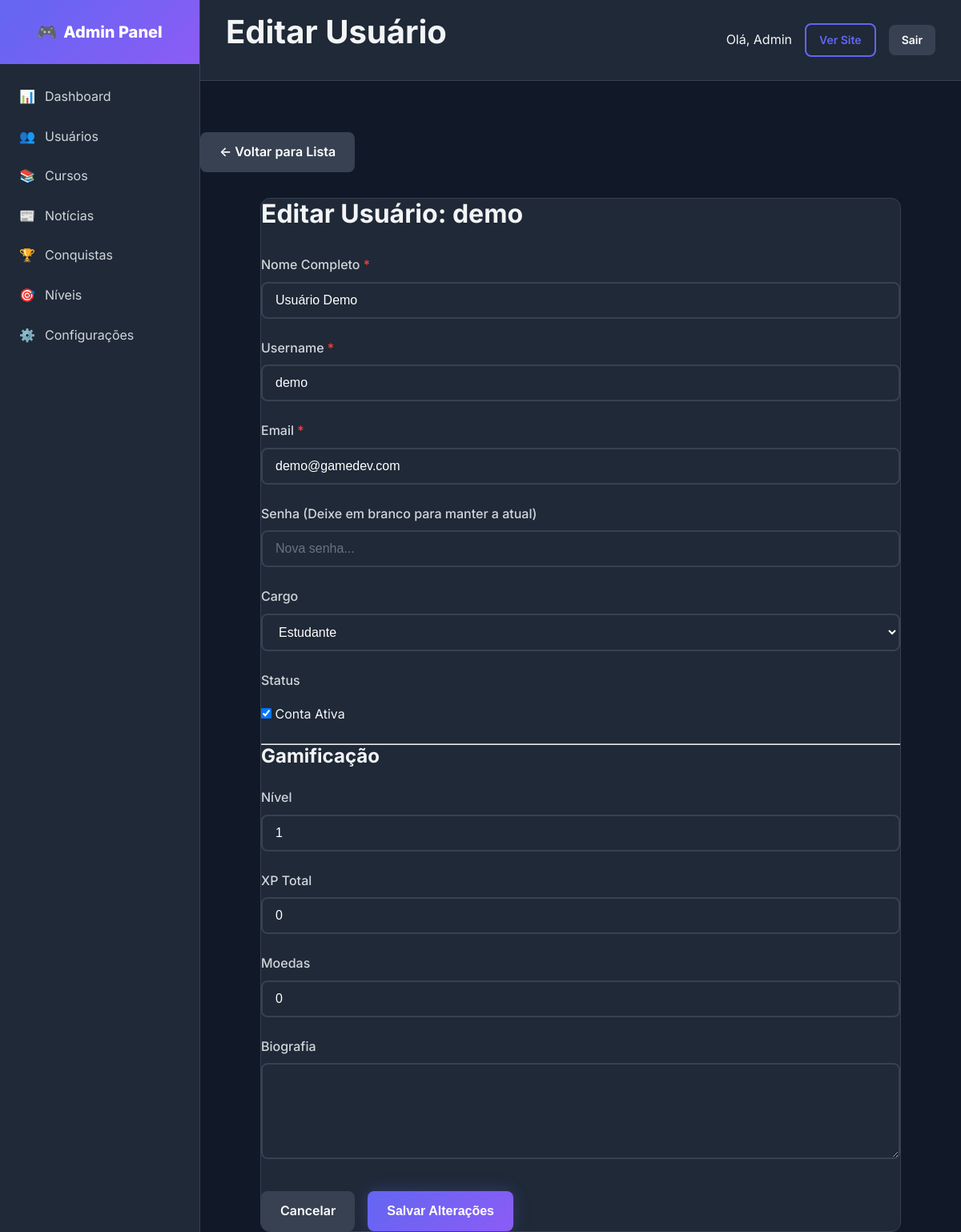
Screenshot of /admin/users/user-edit.php?id=2 (signed in) with the database file from the repository.
### tables this page shows
CREATE TABLE `users` (
    `id`                        INT UNSIGNED       NOT NULL AUTO_INCREMENT,
    `name`                      VARCHAR(100)       NOT NULL                          COMMENT 'Nome de exibição',
    `full_name`                 VARCHAR(200)       DEFAULT NULL                      COMMENT 'Nome completo',
    `first_name`                VARCHAR(100)       DEFAULT NULL                      COMMENT 'Primeiro nome',
    `last_name`                 VARCHAR(100)       DEFAULT NULL                      COMMENT 'Sobrenome',
    `username`                  VARCHAR(50)        NOT NULL                          COMMENT 'Username único',
    `email`                     VARCHAR(150)       NOT NULL                          COMMENT 'Email único para login',
    `password`                  VARCHAR(255)       NOT NULL                          COMMENT 'Hash bcrypt da senha',
    `role`                      ENUM('student','instructor','admin','super_admin')
                                                   NOT NULL DEFAULT 'student'        COMMENT 'Papel do usuário',
    `avatar`                    VARCHAR(500)       DEFAULT NULL                      COMMENT 'URL da foto de perfil',
    `bio`                       TEXT               DEFAULT NULL                      COMMENT 'Biografia',
    `phone`                     VARCHAR(20)        DEFAULT NULL                      COMMENT 'Telefone com DDD',
    `website`                   VARCHAR(255)       DEFAULT NULL                      COMMENT 'Site pessoal',
    `social_github`             VARCHAR(255)       DEFAULT NULL,
    `social_linkedin`           VARCHAR(255)       DEFAULT NULL,
    `social_twitter`            VARCHAR(255)       DEFAULT NULL,
    `social_youtube`            VARCHAR(255)       DEFAULT NULL,
    `specialization`            VARCHAR(255)       DEFAULT NULL                      COMMENT 'Área de especialização',
    `total_points`              INT UNSIGNED       NOT NULL DEFAULT 0                COMMENT 'Cache pontos gamificação',
    `xp_total`                  INT UNSIGNED       NOT NULL DEFAULT 0                COMMENT 'XP total do usuário',
    `coins`                     INT UNSIGNED       NOT NULL DEFAULT 0                COMMENT 'Moedas do usuário',
    `level`                     INT UNSIGNED       NOT NULL DEFAULT 1                COMMENT 'Nível atual do usuário',
    `streak_days`               INT UNSIGNED       NOT NULL DEFAULT 0                COMMENT 'Dias seguidos de atividade',
    `last_activity`             DATE               DEFAULT NULL                      COMMENT 'Data da última atividade',
    `email_verified_at`         TIMESTAMP          NULL DEFAULT NULL,
    `email_verification_token`  VARCHAR(100)       DEFAULT NULL,
    `password_reset_token`      VARCHAR(100)       DEFAULT NULL,
    `password_reset_expires`    TIMESTAMP          NULL DEFAULT NULL,
    `two_factor_secret`         VARCHAR(255)       DEFAULT NULL,
    `two_factor_enabled`        TINYINT(1)         NOT NULL DEFAULT 0,
    `last_login_at`             TIMESTAMP          NULL DEFAULT NULL,
    `last_login_ip`             VARCHAR(45)        DEFAULT NULL,
    `is_active`                 TINYINT(1)         NOT NULL DEFAULT 1,
    `status`                    ENUM('active','inactive','banned','pending')
                                                   NOT NULL DEFAULT 'active'        COMMENT 'Status do usuário',
    `preferences`               JSON               DEFAULT NULL,
    `created_at`                TIMESTAMP          NOT NULL DEFAULT CURRENT_TIMESTAMP,
    `updated_at`                TIMESTAMP          NOT NULL DEFAULT CURRENT_TIMESTAMP ON UPDATE CURRENT_TIMESTAMP,

    PRIMARY KEY (`id`),
    UNIQUE KEY `uk_users_email` (`email`),
    UNIQUE KEY `uk_users_username` (`username`),
    KEY `idx_users_role` (`role`),
    KEY `idx_users_active` (`is_active`),
    KEY `idx_users_status` (`status`),
    KEY `idx_users_created` (`created_at`),
    KEY `idx_users_points` (`total_points` DESC)
);

### includes/functions.php (called while the page is built, shortened)
<?php
if (!function_exists('url')) {
    function url(string $path = ''): string {
        $baseUrl = defined('BASE_URL') ? BASE_URL : 'http://localhost/gamedev-academy/';
        return rtrim($baseUrl, '/') . '/' . ltrim($path, '/');
    }
}
if (!function_exists('asset')) {
    function asset(string $path): string {
        $path = ltrim($path, '/');
        $protocol = (!empty($_SERVER['HTTPS']) && $_SERVER['HTTPS'] === 'on') ? 'https://' : 'http://';
        $host = $_SERVER['HTTP_HOST'] ?? 'localhost';
        $scriptName = $_SERVER['SCRIPT_NAME'];
        $pathParts = explode('/', trim($scriptName, '/'));
        $projectFolder = $pathParts[0] ?? '';
        if (!empty($projectFolder) && $projectFolder !== 'index.php') {
            return $protocol . $host . '/' . $projectFolder . '/assets/' . $path;
        }
        return $protocol . $host . '/assets/' . $path;
    }
}
if (!function_exists('escape')) {
    function escape(?string $string): string {
        return htmlspecialchars($string, ENT_QUOTES | ENT_HTML5, 'UTF-8');
    }
}
?>

### classes/Database.php (called while the page is built, shortened)
<?php
class Database {
    private static $instance = null;
    private $pdo;
    private function __construct() {
        try {
            $dsn = "mysql:host=" . DB_HOST . ";dbname=" . DB_NAME . ";charset=" . DB_CHARSET;
            $options = [
                PDO::ATTR_ERRMODE => PDO::ERRMODE_EXCEPTION,
                PDO::ATTR_DEFAULT_FETCH_MODE => PDO::FETCH_ASSOC,
                PDO::ATTR_EMULATE_PREPARES => false,
            ];
            $this->pdo = new PDO($dsn, DB_USER, DB_PASS, $options);
        } catch (PDOException $e) {
            die("Erro de conexão: " . $e->getMessage());
        }
    }
    public static function getInstance(): self {
        if (self::$instance === null) {
            self::$instance = new self();
        }
        return self::$instance;
    }
    public function query(string $sql, array $params = []): PDOStatement {
        $stmt = $this->pdo->prepare($sql);
        $stmt->execute($params);
        return $stmt;
    }
    public function fetch(string $sql, array $params = []): ?array {
        return $this->query($sql, $params)->fetch() ?: null;
    }
}

### classes/Auth.php (called while the page is built, shortened)
<?php
require_once __DIR__ . '/Database.php';
require_once __DIR__ . '/User.php';
class Auth {
    private $user;
    public function __construct() {
        $this->user = new User();
    }
    public function isLoggedIn(): bool {
        if (isset($_SESSION['user_id'])) {
            return true;
        }
        return false;
    }
    public function getCurrentUser(): ?array {
        return $this->user->find($_SESSION['user_id']);
    }
}

### classes/User.php (called while the page is built, shortened)
<?php
class User {
    private $db;
    public function __construct() {
        $this->db = Database::getInstance();
    }
    public function find(int $id): ?array {
        return $this->db->fetch("SELECT * FROM users WHERE id = ?", [$id]);
    }
}

### admin/users/user-edit.php (the view, shortened to what this page needs)
<?php
$pageTitle = 'Editar Usuário';
include '../includes/header.php';
$id = intval($_GET['id'] ?? 0);
$userModel = new User();
$user = $userModel->find($id);
?>
<div class="mb-4">
    <a href="<?= url('admin/users.php') ?>" class="btn btn-secondary">← Voltar para Lista</a>
</div>
<div class="card p-4" style="max-width: 800px; margin: 0 auto;">
    <h2 class="mb-4">Editar Usuário: <?= escape($user['username']) ?></h2>
    <form method="POST">
        <div class="row">
            <div class="col-md-6 mb-3">
                <label class="form-label">Nome Completo <span class="text-danger">*</span></label>
                <input type="text" name="full_name" class="form-control"
                       value="<?= escape($user['full_name']) ?>" required>
            </div>
            <div class="col-md-6 mb-3">
                <label class="form-label">Username <span class="text-danger">*</span></label>
                <input type="text" name="username" class="form-control"
                       value="<?= escape($user['username']) ?>" required>
            </div>
        </div>
        <div class="mb-3">
            <label class="form-label">Email <span class="text-danger">*</span></label>
            <input type="email" name="email" class="form-control"
                   value="<?= escape($user['email']) ?>" required>
        </div>
        <div class="mb-3">
            <label class="form-label">Senha (Deixe em branco para manter a atual)</label>
            <input type="password" name="password" class="form-control"
                   placeholder="Nova senha...">
        </div>
        <div class="row">
            <div class="col-md-6 mb-3">
                <label class="form-label">Cargo</label>
                <select name="role" class="form-control">
                    <option value="student" <?= $user['role'] === 'student' ? 'selected' : '' ?>>Estudante</option>
                </select>
            </div>
            <div class="col-md-6 mb-3">
                <label class="form-label">Status</label>
                <div class="form-check mt-2">
                    <input type="checkbox" name="is_active" id="is_active" class="form-check-input"
                           <?= $user['is_active'] ? 'checked' : '' ?>>
                    <label class="form-check-label" for="is_active">Conta Ativa</label>
                </div>
            </div>
        </div>
        <hr class="my-4">
        <h3 class="mb-3">Gamificação</h3>
        <div class="row">
            <div class="col-md-4 mb-3">
                <label class="form-label">Nível</label>
                <input type="number" name="level" class="form-control" min="1"
                       value="<?= $user['level'] ?>">
            </div>
            <div class="col-md-4 mb-3">
                <label class="form-label">XP Total</label>
                <input type="number" name="xp_total" class="form-control" min="0"
                       value="<?= $user['xp_total'] ?>">
            </div>
            <div class="col-md-4 mb-3">
                <label class="form-label">Moedas</label>
                <input type="number" name="coins" class="form-control" min="0"
                       value="<?= $user['coins'] ?>">
            </div>
        </div>
        <div class="mb-3">
            <label class="form-label">Biografia</label>
            <textarea name="bio" class="form-control" rows="4"><?= escape($user['bio'] ?? '') ?></textarea>
        </div>
        <div class="d-flex justify-end gap-2 mt-4">
            <a href="<?= url('admin/users.php') ?>" class="btn btn-secondary">Cancelar</a>
            <button type="submit" class="btn btn-primary">Salvar Alterações</button>
        </div>
    </form>
</div>
<?php include '../includes/footer.php'; ?>

### admin/includes/header.php (shortened to what this page needs)
<?php
require_once __DIR__ . '/../../config/database.php';
require_once __DIR__ . '/../../classes/Database.php';
require_once __DIR__ . '/../../classes/User.php';
require_once __DIR__ . '/../../classes/Auth.php';
require_once __DIR__ . '/../../classes/News.php';
require_once __DIR__ . '/../../includes/functions.php';
require_once __DIR__ . '/../../includes/editorjs-loader.php';
$auth = new Auth();
$auth->requireAdmin();
$currentUser = $auth->getCurrentUser();
?>
<!DOCTYPE html>
<html lang="pt-BR">
<head>
    <link rel="stylesheet" href="<?= asset('css/main.css') ?>">
    <link rel="stylesheet" href="<?= asset('css/admin.css') ?>">
<?php
    if (class_exists('EditorJSLoader')) {
        EditorJSLoader::renderStyles();
    }
?>
</head>
<body>
    <div class="admin-layout">
        <?php include __DIR__ . '/sidebar.php'; ?>
        <main class="admin-main">
            <div class="admin-header">
                <h1><?= $pageTitle ?? 'Dashboard' ?></h1>
                <div class="d-flex align-center gap-2">
                    <span>Olá, <?= escape($currentUser['name']) ?></span>
                    <a href="<?= url() ?>" class="btn btn-sm btn-outline">Ver Site</a>
                    <a href="<?= url('logout.php') ?>" class="btn btn-sm btn-secondary">Sair</a>
                </div>
            </div>
            <div class="admin-content"></div>

### assets/css/main.css (style rules this page uses)
:root { --primary: #6366f1; --primary-dark: #4f46e5; --primary-light: #818cf8; --secondary: #10b981; --accent: #f59e0b; --danger: #ef4444; --warning: #f59e0b; --success: #10b981; --dark: #1e1e2e; --dark-light: #2a2a3e; --gray-900: #111827; --gray-800: #1f2937; --gray-700: #374151; --gray-600: #4b5563; --gray-500: #6b7280; --gray-400: #9ca3af; --gray-300: #d1d5db; --gray-200: #e5e7eb; --gray-100: #f3f4f6; --white: #ffffff; --gradient-primary: linear-gradient(135deg, #6366f1 0%, #8b5cf6 100%); --gradient-secondary: linear-gradient(135deg, #10b981 0%, #34d399 100%); --gradient-dark: linear-gradient(135deg, #1e1e2e 0%, #2a2a3e 100%); --gradient-hero: linear-gradient(135deg, #1e1e2e 0%, #2d1b69 50%, #1e1e2e 100%); --shadow-sm: 0 1px 2px rgba(0, 0, 0, 0.05); --shadow: 0 4px 6px -1px rgba(0, 0, 0, 0.1); --shadow-md: 0 10px 15px -3px rgba(0, 0, 0, 0.1); --shadow-lg: 0 20px 25px -5px rgba(0, 0, 0, 0.1); --shadow-glow: 0 0 20px rgba(99, 102, 241, 0.3); --radius-sm: 0.375rem; --radius: 0.5rem; --radius-lg: 0.75rem; --radius-xl: 1rem; --radius-full: 9999px; --transition: all 0.3s ease; --transition-fast: all 0.15s ease; }
* { margin: 0; padding: 0; box-sizing: border-box; }
html { scroll-behavior: smooth; }
body { font-family: 'Inter', -apple-system, BlinkMacSystemFont, 'Segoe UI', Roboto, sans-serif; background: var(--gray-900); color: var(--gray-100); line-height: 1.6; min-height: 100vh; }
a { color: var(--primary-light); text-decoration: none; transition: var(--transition-fast); }
h1, h2, h3, h4, h5, h6 { font-weight: 700; line-height: 1.2; margin-bottom: 0.5em; }
h1 { font-size: 2.5rem; }
h2 { font-size: 2rem; }
h3 { font-size: 1.5rem; }
.btn { display: inline-flex; align-items: center; justify-content: center; gap: 0.5rem; padding: 0.75rem 1.5rem; font-size: 1rem; font-weight: 600; border: none; border-radius: var(--radius); cursor: pointer; transition: var(--transition); text-decoration: none; }
.btn-primary { background: var(--gradient-primary); color: var(--white); box-shadow: var(--shadow-glow); }
.btn-secondary { background: var(--gray-700); color: var(--white); }
.btn-outline { background: transparent; border: 2px solid var(--primary); color: var(--primary); }
.btn-sm { padding: 0.5rem 1rem; font-size: 0.875rem; }
.form-label { display: block; margin-bottom: 0.5rem; font-weight: 500; color: var(--gray-300); }
.form-control { width: 100%; padding: 0.75rem 1rem; font-size: 1rem; color: var(--white); background: var(--gray-800); border: 2px solid var(--gray-700); border-radius: var(--radius); transition: var(--transition-fast); }
.form-control::placeholder { color: var(--gray-500); }
textarea.form-control { min-height: 120px; resize: vertical; }
select.form-control { cursor: pointer; }
.card { background: var(--gray-800); border-radius: var(--radius-lg); border: 1px solid var(--gray-700); overflow: hidden; transition: var(--transition); }
.text-danger { color: var(--danger); }
.mt-2 { margin-top: 1rem; }
.mt-4 { margin-top: 2rem; }
.mb-3 { margin-bottom: 1.5rem; }
.mb-4 { margin-bottom: 2rem; }
.d-flex { display: flex; }
.align-center { align-items: center; }
.gap-2 { gap: 1rem; }

### assets/css/admin.css (style rules this page uses)
.admin-layout { display: flex; min-height: 100vh; }
.admin-main { flex: 1; margin-left: 250px; min-height: 100vh; background: var(--gray-900); }
.admin-header { background: var(--gray-800); border-bottom: 1px solid var(--gray-700); padding: 1rem 2rem; display: flex; justify-content: space-between; align-items: center; }
.admin-content { padding: 2rem; }

### rows the page displays
users: name "Admin"
users: username "demo", full_name "Usuário Demo", email "demo@gamedev.com", role "Estudante", is_active "☑", level "1", xp_total "0", coins "0"

### other values shown
$pageTitle "Editar Usuário"
